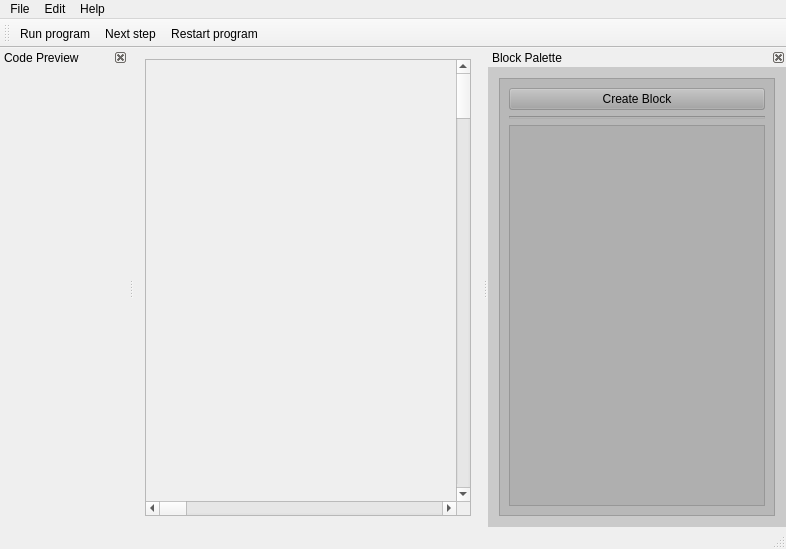
<?xml version="1.0" encoding="UTF-8"?>
<ui version="4.0">
 <class>MainWindow</class>
 <widget class="QMainWindow" name="MainWindow">
  <property name="geometry">
   <rect>
    <x>0</x>
    <y>0</y>
    <width>786</width>
    <height>549</height>
   </rect>
  </property>
  <property name="windowTitle">
   <string>C++ Forge</string>
  </property>
  <widget class="QWidget" name="centralWidget">
   <layout class="QHBoxLayout" name="horizontalLayout">
    <item>
     <widget class="QScrollArea" name="ScrollArea">
      <property name="widgetResizable">
       <bool>true</bool>
      </property>
      <widget class="QWidget" name="Main_Field">
       <property name="geometry">
        <rect>
         <x>0</x>
         <y>0</y>
         <width>65536</width>
         <height>65536</height>
        </rect>
       </property>
       <property name="minimumSize">
        <size>
         <width>65536</width>
         <height>65536</height>
        </size>
       </property>
      </widget>
     </widget>
    </item>
   </layout>
  </widget>
  <widget class="QMenuBar" name="menuBar">
   <property name="geometry">
    <rect>
     <x>0</x>
     <y>0</y>
     <width>786</width>
     <height>25</height>
    </rect>
   </property>
   <widget class="QMenu" name="menuEdit">
    <property name="title">
     <string>Edit</string>
    </property>
    <addaction name="actionRun_program"/>
    <addaction name="actionNext_step"/>
    <addaction name="actionRestart_program"/>
   </widget>
   <widget class="QMenu" name="menuHelp">
    <property name="title">
     <string>Help</string>
    </property>
    <addaction name="actionHow_to"/>
   </widget>
   <widget class="QMenu" name="menuFIle">
    <property name="title">
     <string>File</string>
    </property>
    <addaction name="actionNew_File"/>
    <addaction name="actionSave_File"/>
    <addaction name="actionLoad_File"/>
    <addaction name="actionQuit"/>
   </widget>
   <addaction name="menuFIle"/>
   <addaction name="menuEdit"/>
   <addaction name="menuHelp"/>
  </widget>
  <widget class="QToolBar" name="mainToolBar">
   <property name="enabled">
    <bool>true</bool>
   </property>
   <attribute name="toolBarArea">
    <enum>TopToolBarArea</enum>
   </attribute>
   <attribute name="toolBarBreak">
    <bool>false</bool>
   </attribute>
   <addaction name="actionRun_program"/>
   <addaction name="actionNext_step"/>
   <addaction name="actionRestart_program"/>
  </widget>
  <widget class="QStatusBar" name="statusBar"/>
  <widget class="QDockWidget" name="Dock_BlockPalette">
   <property name="minimumSize">
    <size>
     <width>152</width>
     <height>246</height>
    </size>
   </property>
   <property name="mouseTracking">
    <bool>false</bool>
   </property>
   <property name="styleSheet">
    <string notr="true">background-color: rgba(165, 165, 165, 128);</string>
   </property>
   <property name="features">
    <set>QDockWidget::DockWidgetClosable|QDockWidget::DockWidgetMovable</set>
   </property>
   <property name="windowTitle">
    <string>Block Palette</string>
   </property>
   <attribute name="dockWidgetArea">
    <number>2</number>
   </attribute>
   <widget class="QWidget" name="dockWidgetContents_BlockPalette">
    <layout class="QVBoxLayout" name="verticalLayout">
     <item>
      <widget class="QFrame" name="Frame_BlockPalette">
       <property name="frameShape">
        <enum>QFrame::StyledPanel</enum>
       </property>
       <property name="frameShadow">
        <enum>QFrame::Raised</enum>
       </property>
       <layout class="QVBoxLayout" name="verticalLayout_2">
        <property name="sizeConstraint">
         <enum>QLayout::SetDefaultConstraint</enum>
        </property>
        <property name="leftMargin">
         <number>9</number>
        </property>
        <property name="topMargin">
         <number>9</number>
        </property>
        <property name="rightMargin">
         <number>9</number>
        </property>
        <property name="bottomMargin">
         <number>9</number>
        </property>
        <item>
         <widget class="QPushButton" name="Button_CreateBlock">
          <property name="sizePolicy">
           <sizepolicy hsizetype="Expanding" vsizetype="Fixed">
            <horstretch>1</horstretch>
            <verstretch>0</verstretch>
           </sizepolicy>
          </property>
          <property name="text">
           <string>Create Block</string>
          </property>
          <property name="autoDefault">
           <bool>false</bool>
          </property>
          <property name="default">
           <bool>false</bool>
          </property>
          <property name="flat">
           <bool>false</bool>
          </property>
         </widget>
        </item>
        <item>
         <widget class="Line" name="line">
          <property name="orientation">
           <enum>Qt::Horizontal</enum>
          </property>
         </widget>
        </item>
        <item>
         <widget class="QTreeWidget" name="Palette">
          <property name="rootIsDecorated">
           <bool>true</bool>
          </property>
          <property name="columnCount">
           <number>1</number>
          </property>
          <attribute name="headerVisible">
           <bool>false</bool>
          </attribute>
          <column>
           <property name="text">
            <string notr="true">1</string>
           </property>
          </column>
         </widget>
        </item>
       </layout>
      </widget>
     </item>
    </layout>
   </widget>
  </widget>
  <widget class="QDockWidget" name="Dock_CodePreview">
   <property name="minimumSize">
    <size>
     <width>128</width>
     <height>128</height>
    </size>
   </property>
   <property name="features">
    <set>QDockWidget::DockWidgetClosable|QDockWidget::DockWidgetMovable</set>
   </property>
   <property name="windowTitle">
    <string>Code Preview</string>
   </property>
   <attribute name="dockWidgetArea">
    <number>1</number>
   </attribute>
   <widget class="QWidget" name="dockWidgetContents_CodePreview"/>
  </widget>
  <action name="actionNew_File">
   <property name="icon">
    <iconset resource="resources.qrc">
     <normaloff>:/menubar/icons/new_file.ico</normaloff>:/menubar/icons/new_file.ico</iconset>
   </property>
   <property name="text">
    <string>New File</string>
   </property>
   <property name="toolTip">
    <string>New File</string>
   </property>
   <property name="statusTip">
    <string/>
   </property>
   <property name="whatsThis">
    <string/>
   </property>
   <property name="shortcut">
    <string>Ctrl+N</string>
   </property>
  </action>
  <action name="actionSave_File">
   <property name="icon">
    <iconset resource="resources.qrc">
     <normaloff>:/menubar/icons/save_file.png</normaloff>:/menubar/icons/save_file.png</iconset>
   </property>
   <property name="text">
    <string>Save File</string>
   </property>
   <property name="shortcut">
    <string>Ctrl+S</string>
   </property>
  </action>
  <action name="actionLoad_File">
   <property name="icon">
    <iconset resource="resources.qrc">
     <normaloff>:/menubar/icons/load_file.png</normaloff>:/menubar/icons/load_file.png</iconset>
   </property>
   <property name="text">
    <string>Load File</string>
   </property>
   <property name="shortcut">
    <string>Ctrl+O</string>
   </property>
  </action>
  <action name="actionQuit">
   <property name="icon">
    <iconset resource="resources.qrc">
     <normaloff>:/menubar/icons/exit.png</normaloff>:/menubar/icons/exit.png</iconset>
   </property>
   <property name="text">
    <string>Quit</string>
   </property>
   <property name="shortcut">
    <string>Ctrl+Q</string>
   </property>
  </action>
  <action name="actionHow_to">
   <property name="icon">
    <iconset resource="resources.qrc">
     <normaloff>:/menubar/icons/help.png</normaloff>:/menubar/icons/help.png</iconset>
   </property>
   <property name="text">
    <string>How to...</string>
   </property>
   <property name="shortcut">
    <string>Ctrl+H</string>
   </property>
  </action>
  <action name="actionRun_program">
   <property name="icon">
    <iconset resource="resources.qrc">
     <normaloff>:/menubar/icons/start_program2.png.png</normaloff>:/menubar/icons/start_program2.png.png</iconset>
   </property>
   <property name="text">
    <string>Run program</string>
   </property>
   <property name="shortcut">
    <string>Ctrl+R</string>
   </property>
  </action>
  <action name="actionNext_step">
   <property name="icon">
    <iconset resource="resources.qrc">
     <normaloff>:/menubar/icons/next_block.png</normaloff>:/menubar/icons/next_block.png</iconset>
   </property>
   <property name="text">
    <string>Next step</string>
   </property>
   <property name="shortcut">
    <string>Ctrl+T</string>
   </property>
  </action>
  <action name="actionRestart_program">
   <property name="icon">
    <iconset resource="resources.qrc">
     <normaloff>:/menubar/icons/restart_program.png</normaloff>:/menubar/icons/restart_program.png</iconset>
   </property>
   <property name="text">
    <string>Restart program</string>
   </property>
   <property name="shortcut">
    <string>Ctrl+P</string>
   </property>
  </action>
 </widget>
 <layoutdefault spacing="6" margin="11"/>
 <resources>
  <include location="resources.qrc"/>
 </resources>
 <connections/>
</ui>
